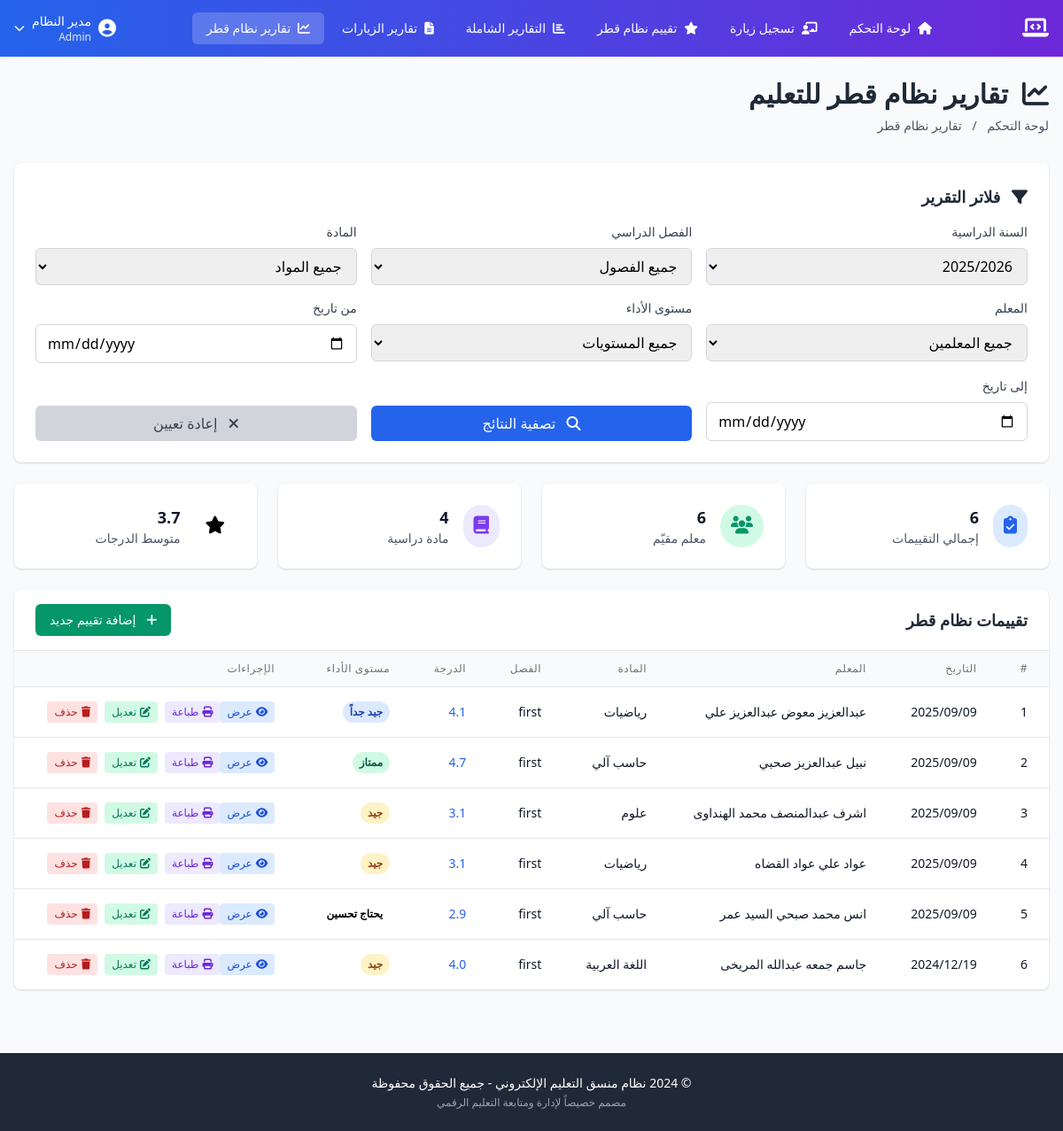
Page /qatar_system_reports.php (signed in) on the earlier database version.
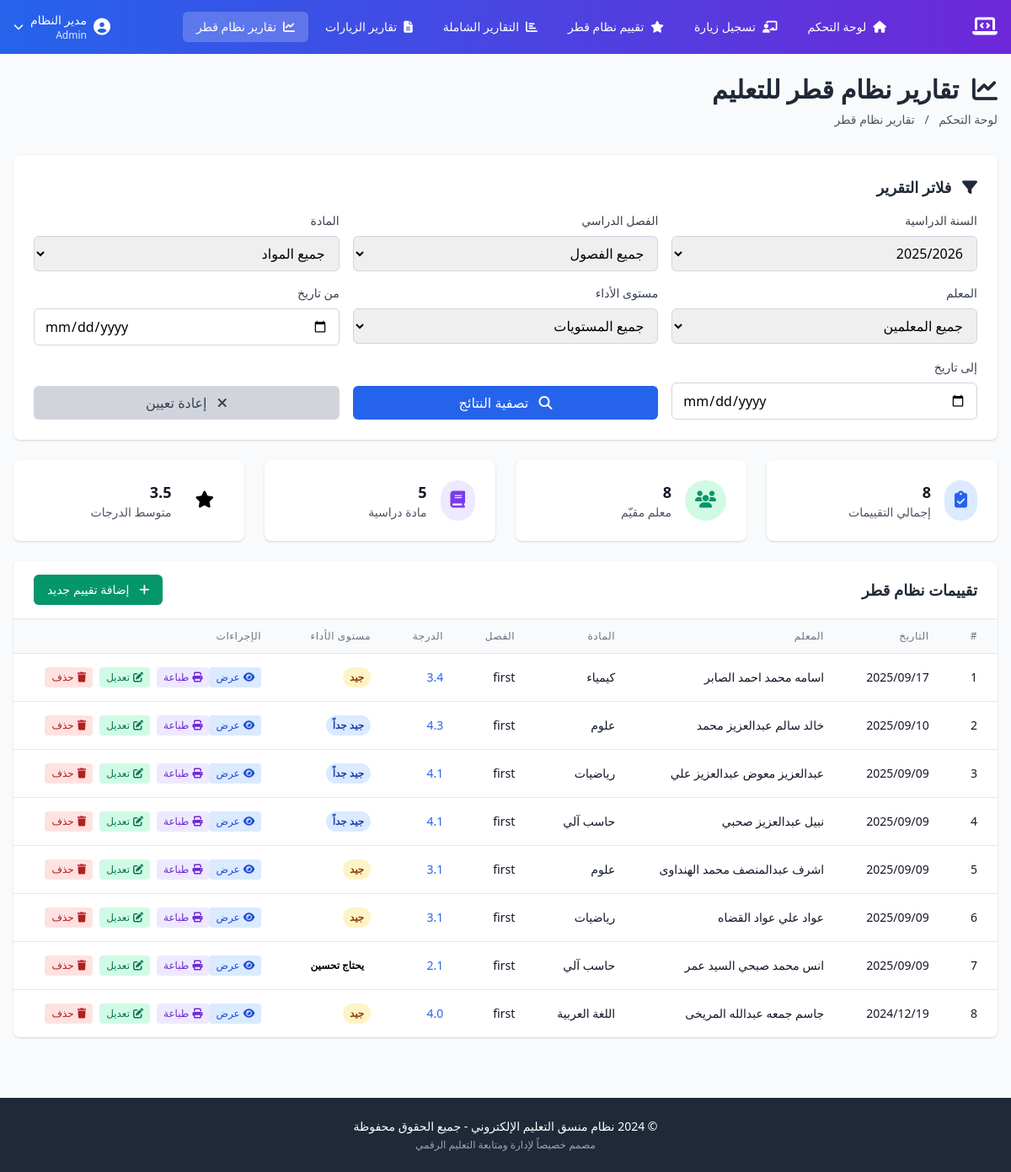
Same page on the later database version.
### tables this page shows
CREATE TABLE `qatar_system_performance` (
  `id` int NOT NULL,
  `academic_year_id` int NOT NULL,
  `term` enum('first','second') NOT NULL,
  `teacher_id` int NOT NULL,
  `subject_id` int NOT NULL,
  `evaluation_date` date NOT NULL,
  `evaluator_id` int NOT NULL COMMENT 'منسق التعليم الإلكتروني',
  `criteria_scores` json NOT NULL COMMENT 'درجات المعايير - مصفوفة {criterion_id: score}',
  `total_score` decimal(5,2) NOT NULL,
  `performance_level` enum('excellent','very_good','good','needs_improvement','poor') NOT NULL,
  `strengths` text,
  `improvement_areas` text,
  `recommendations` text,
  `follow_up_date` date DEFAULT NULL,
  `notes` text,
  `created_at` timestamp NULL DEFAULT CURRENT_TIMESTAMP,
  `updated_at` timestamp NULL DEFAULT CURRENT_TIMESTAMP ON UPDATE CURRENT_TIMESTAMP
);

CREATE TABLE `teachers` (
  `id` int NOT NULL,
  `name` varchar(255) NOT NULL,
  `personal_id` varchar(20) NOT NULL,
  `email` varchar(255) DEFAULT NULL,
  `job_title` varchar(50) NOT NULL DEFAULT '????????',
  `phone` varchar(20) DEFAULT NULL,
  `school_id` int NOT NULL,
  `created_at` timestamp NULL DEFAULT CURRENT_TIMESTAMP,
  `updated_at` timestamp NULL DEFAULT CURRENT_TIMESTAMP ON UPDATE CURRENT_TIMESTAMP,
  `user_id` int DEFAULT NULL
);

CREATE TABLE `subjects` (
  `id` int NOT NULL,
  `name` varchar(255) NOT NULL,
  `school_id` int DEFAULT NULL,
  `is_school_specific` tinyint(1) NOT NULL DEFAULT '0',
  `is_active` tinyint(1) NOT NULL DEFAULT '1',
  `created_by` int DEFAULT NULL,
  `updated_by` int DEFAULT NULL,
  `created_at` timestamp NULL DEFAULT CURRENT_TIMESTAMP,
  `updated_at` timestamp NULL DEFAULT CURRENT_TIMESTAMP ON UPDATE CURRENT_TIMESTAMP
);

### includes/db_connection.php (called while the page is built, shortened)
<?php
$dsn = "mysql:host=" . DB_HOST . ";dbname=" . DB_NAME . ";charset=" . DB_CHARSET;
$options = [
    PDO::ATTR_ERRMODE            => PDO::ERRMODE_EXCEPTION,
    PDO::ATTR_DEFAULT_FETCH_MODE => PDO::FETCH_ASSOC,
    PDO::ATTR_EMULATE_PREPARES   => false,
];
try {
    $pdo = new PDO($dsn, DB_USER, DB_PASS, $options);
    $pdo->exec("SET NAMES utf8mb4");
    $pdo->exec("SET CHARACTER SET utf8mb4");
    $pdo->exec("SET collation_connection = utf8mb4_unicode_ci");
} catch (PDOException $e) {
    die("فشل الاتصال بقاعدة البيانات: " . $e->getMessage());
}
function query($sql, $params = []) {
    global $pdo;
    $stmt = $pdo->prepare($sql);
    $stmt->execute($params);
    return $stmt->fetchAll();
}
function query_row($sql, $params = []) {
    global $pdo;
    $stmt = $pdo->prepare($sql);
    $stmt->execute($params);
    return $stmt->fetch();
}

### includes/functions.php (called while the page is built, shortened)
<?php
function get_active_academic_year() {
    return query_row("SELECT * FROM academic_years WHERE is_active = 1 LIMIT 1");
}

### qatar_system_reports.php (the view, shortened to what the rows shown need)
<?php
require_once 'includes/auth_functions.php';
require_once 'includes/db_connection.php';
require_once 'includes/functions.php';
$current_year = get_active_academic_year();
$current_year_id = $current_year ? $current_year['id'] : 2;
$academic_year_id = $_GET['academic_year_id'] ?? $current_year_id;
$where_conditions = ["qsp.academic_year_id = ?"];
$params = [$academic_year_id];
$where_clause = implode(' AND ', $where_conditions);
try {
    $evaluation_records = query("
        SELECT
            qsp.*,
            t.name as teacher_name,
            s.name as subject_name,
            ay.name as academic_year_name
        FROM qatar_system_performance qsp
        JOIN teachers t ON qsp.teacher_id = t.id
        JOIN subjects s ON qsp.subject_id = s.id
        JOIN academic_years ay ON qsp.academic_year_id = ay.id
        WHERE {$where_clause}
        ORDER BY qsp.evaluation_date DESC
    ", $params);
} catch (Exception $e) {
    $evaluation_records = [];
    $error_message = "خطأ في جلب البيانات: " . $e->getMessage();
}
?>
<?php include 'includes/elearning_header.php'; ?>
<div class="min-h-screen bg-gray-50 py-6">
    <div class="max-w-7xl mx-auto px-4">
        <div class="mb-8">
            <h1 class="text-3xl font-bold text-gray-800 mb-2">
                <i class="fas fa-chart-line ml-2"></i>
                تقارير نظام قطر للتعليم
            </h1>
        </div>
        <div class="bg-white rounded-lg shadow p-6 mb-6">
            <h2 class="text-lg font-bold text-gray-800 mb-4">
                <i class="fas fa-filter ml-2"></i>
                فلاتر التقرير
            </h2>
        </div>
        <div class="bg-white rounded-lg shadow overflow-hidden">
            <div class="px-6 py-4 border-b border-gray-200 flex justify-between items-center">
                <h2 class="text-lg font-bold text-gray-800">تقييمات نظام قطر</h2>
            </div>
            <?php if (empty($evaluation_records)): ?>
                <div class="p-6 text-center text-gray-500">
                    <i class="fas fa-inbox text-4xl mb-4"></i>
                    <p>لا توجد تقييمات تطابق المعايير المحددة</p>
                    <p class="text-sm mt-2">جرب تغيير الفلاتر أو إضافة تقييم جديد</p>
                </div>
            <?php else: ?>
                <div class="overflow-x-auto">
                    <table class="min-w-full divide-y divide-gray-200">
                        <thead class="bg-gray-50">
                            <tr>
                                <th class="px-6 py-3 text-right text-xs font-medium text-gray-500 uppercase tracking-wider">#</th>
                                <th class="px-6 py-3 text-right text-xs font-medium text-gray-500 uppercase tracking-wider">التاريخ</th>
                                <th class="px-6 py-3 text-right text-xs font-medium text-gray-500 uppercase tracking-wider">المعلم</th>
                                <th class="px-6 py-3 text-right text-xs font-medium text-gray-500 uppercase tracking-wider">المادة</th>
                                <th class="px-6 py-3 text-right text-xs font-medium text-gray-500 uppercase tracking-wider">الفصل</th>
                                <th class="px-6 py-3 text-right text-xs font-medium text-gray-500 uppercase tracking-wider">الدرجة</th>
                                <th class="px-6 py-3 text-right text-xs font-medium text-gray-500 uppercase tracking-wider">مستوى الأداء</th>
                                <th class="px-6 py-3 text-right text-xs font-medium text-gray-500 uppercase tracking-wider">الإجراءات</th>
                            </tr>
                        </thead>
                        <tbody class="bg-white divide-y divide-gray-200">
                            <?php
                            $counter = 1;
                            foreach ($evaluation_records as $record):
                            ?>
                                <tr class="hover:bg-gray-50">
                                    <td class="px-6 py-4 whitespace-nowrap text-sm text-gray-900 font-medium">
                                        <?= $counter++ ?>
                                    </td>
                                    <td class="px-6 py-4 whitespace-nowrap text-sm text-gray-900">
                                        <?= date('Y/m/d', strtotime($record['evaluation_date'])) ?>
                                    </td>
                                    <td class="px-6 py-4 whitespace-nowrap text-sm text-gray-900">
                                        <?= htmlspecialchars($record['teacher_name']) ?>
                                    </td>
                                    <td class="px-6 py-4 whitespace-nowrap text-sm text-gray-900">
                                        <?= htmlspecialchars($record['subject_name']) ?>
                                    </td>
                                    <td class="px-6 py-4 whitespace-nowrap text-sm text-gray-900">
                                        <?= htmlspecialchars($record['term']) ?>
                                    </td>
                                    <td class="px-6 py-4 whitespace-nowrap text-sm text-gray-900">
                                        <span class="font-medium text-blue-600"><?= number_format($record['total_score'], 1) ?></span>
                                    </td>
                                    <td class="px-6 py-4 whitespace-nowrap text-sm">
                                        <?php
                                        $level_colors = [
                                            'excellent' => 'bg-green-100 text-green-800',
                                            'very_good' => 'bg-blue-100 text-blue-800',
                                            'good' => 'bg-yellow-100 text-yellow-800',
                                            'needs_improvement' => 'bg-orange-100 text-orange-800',
                                            'poor' => 'bg-red-100 text-red-800'
                                        ];
                                        $level_labels = [
                                            'excellent' => 'ممتاز',
                                            'very_good' => 'جيد جداً',
                                            'good' => 'جيد',
                                            'needs_improvement' => 'يحتاج تحسين',
                                            'poor' => 'ضعيف'
                                        ];
                                        ?>
                                        <span class="inline-flex px-2 py-1 text-xs font-semibold rounded-full <?= $level_colors[$record['performance_level']] ?? 'bg-gray-100 text-gray-800' ?>">
                                            <?= $level_labels[$record['performance_level']] ?? $record['performance_level'] ?>
                                        </span>
                                    </td>
                                    <td class="px-6 py-4 whitespace-nowrap text-sm text-gray-500">
                                        <div class="flex space-x-2 rtl:space-x-reverse">
                                            <a href="qatar_system_view.php?id=<?= $record['id'] ?>"
                                               class="inline-flex items-center px-2 py-1 bg-blue-100 text-blue-700 text-xs font-medium rounded hover:bg-blue-200 transition-colors"
                                               title="عرض التفاصيل">
                                                <i class="fas fa-eye ml-1"></i>
                                                عرض
                                            </a>
                                            <a href="qatar_system_print.php?id=<?= $record['id'] ?>"
                                               class="inline-flex items-center px-2 py-1 bg-purple-100 text-purple-700 text-xs font-medium rounded hover:bg-purple-200 transition-colors"
                                               title="طباعة التقييم"
                                               target="_blank">
                                                <i class="fas fa-print ml-1"></i>
                                                طباعة
                                            </a>
                                            <a href="qatar_system_edit.php?id=<?= $record['id'] ?>"
                                               class="inline-flex items-center px-2 py-1 bg-green-100 text-green-700 text-xs font-medium rounded hover:bg-green-200 transition-colors"
                                               title="تعديل التقييم">
                                                <i class="fas fa-edit ml-1"></i>
                                                تعديل
                                            </a>
                                            <button onclick="confirmDelete(<?= $record['id'] ?>, '<?= htmlspecialchars($record['teacher_name'], ENT_QUOTES) ?>', '<?= htmlspecialchars($record['subject_name'], ENT_QUOTES) ?>', '<?= date('Y/m/d', strtotime($record['evaluation_date'])) ?>')"
                                                    class="inline-flex items-center px-2 py-1 bg-red-100 text-red-700 text-xs font-medium rounded hover:bg-red-200 transition-colors"
                                                    title="حذف التقييم">
                                                <i class="fas fa-trash ml-1"></i>
                                                حذف
                                            </button>
                                        </div>
                                    </td>
                                </tr>
                            <?php endforeach; ?>
                        </tbody>
                    </table>
                </div>
            <?php endif; ?>
        </div>
    </div>
</div>
<?php include 'includes/elearning_footer.php'; ?>

Differences in the rows shown:
added qatar_system_performance: evaluation_date "2025/09/17", teacher.name "اسامه محمد احمد الصابر", subject.name "كيمياء", term "first", total_score "3.4", performance_level "جيد"
added qatar_system_performance: evaluation_date "2025/09/10", teacher.name "خالد سالم عبدالعزيز محمد", subject.name "علوم", term "first", total_score "4.3", performance_level "جيد جداً"
changed qatar_system_performance "نبيل عبدالعزيز صحبي": total_score "4.7" → "4.1"; performance_level "ممتاز" → "جيد جداً"
changed qatar_system_performance "يحتاج تحسين": total_score "2.9" → "2.1"
Other differences:
count($evaluation_records): "6" → "8"
count(array_unique(array_column($evaluation_records, 'teacher_id'))): "6" → "8"
count(array_unique(array_column($evaluation_records, 'subject_id'))): "4" → "5"
text no longer shown: "3.7"
text now shown: "3.5"
